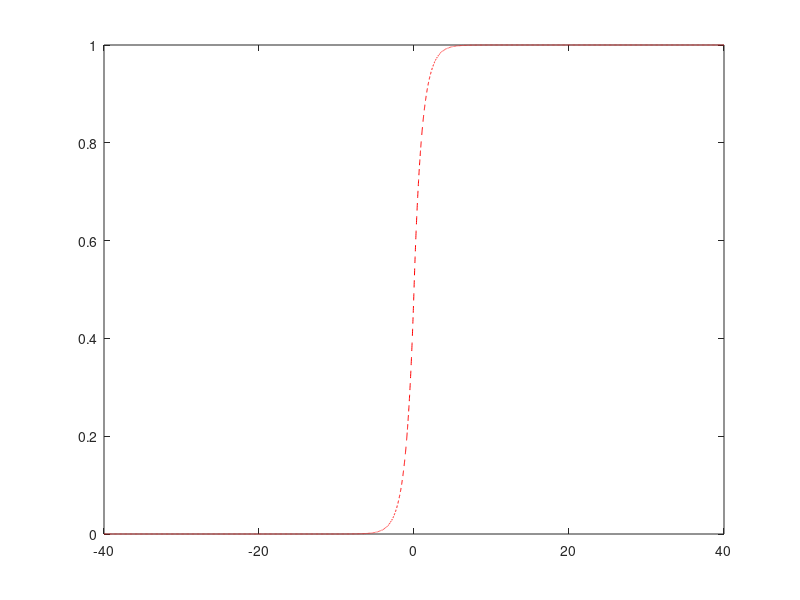

This figure's MATLAB source:
function [h, x, y] = plotDoubleExpCDF(tau)

if nargin < 1
    tau = 1;
end
x = -40:0.01:40;
y = (exp(x * tau) * 0.5) .* double(x <= 0) + (1 - exp(- x * tau) * 0.5) .* double(x > 0);
h = plot(x, y, 'r--');